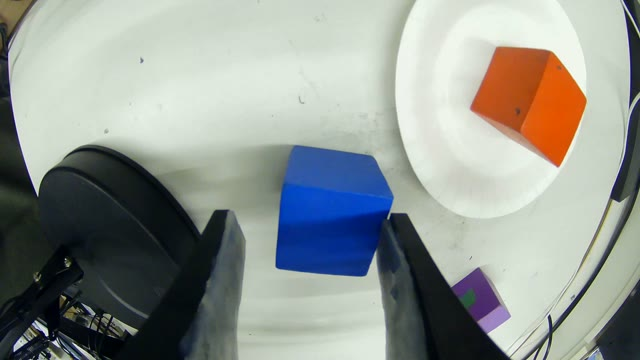
#> input picture assets/sample_episodes/20260917_150545_000001/right_wrist_frame.jpg, 640 x 360 px
$ python -i cube_scale.py   (imports and definitions only)
#> lines starting #> are read from the running program, lines starting #| are printed output that depends on the picture; after the words box and inside, x2 and y2 are one past the last pixel; in counts of white or black regions, pixels touching at a corner belong together
"""Known-size metric scale from the red cube, in the SAME units as the MASt3R-SLAM trajectory (HRA_red, 2026-10-03).

Why: on the 10 s right-only approach takes the IMU-VI scale is unobservable (pilot s = 0.084 / 0.020 vs ego p50 0.36-0.50;
displacements came out 3-8 cm).  User decision: per-episode known-size scale, never "assume the approach was N cm".

Input per side: <runs>/<tag>/ss1.kf.npz from run_perframe_resident_kfdump.py -- per keyframe the pointmap X in the
keyframe's camera frame, its confidence C, the RGB MASt3R saw, and the FINAL keyframe Sim3 T_WC = [t, q xyzw, s].
World (= trajectory) lengths are s_k * camera-frame lengths, so every length below is multiplied by s_k.

Per keyframe:
    red mask (HSV, largest blob; NOT eroded: erosion shrank faces 5-17 % in the synthetic test -- flying pixels at the
    silhouette are off every face plane and fall out of the RANSAC inliers instead)
    -> 3D points (confidence-gated) -> sequential RANSAC planes (<= 3 faces), each must be ~orthogonal to the others
    -> per face: minimum-area rectangle of the in-plane points (1 % farthest trimmed) = two edge estimates
       a face counts only if it is square-ish (occlusion by the hand shrinks one side -> rectangle -> rejected),
       is not seen edge-on (angle between normal and view ray < MAX_VIEW_DEG), has enough points and a small residual
    -> L_raw(frame) = median of the accepted face edges (world units);  s_frame = L_real / L_raw
Per episode:  s_cube = median(s_frame) over >= MIN_FRAMES accepted frames with spread (MAD / median) <= MAX_SPREAD,
              else INVALID with the reason.  Every number goes into the QC record (user list 2026-10-03).

Pipeline stage: pose stage, metric scale (alternative to the IMU-VI scale and to cube_pnp.py).
"""
from __future__ import annotations

import pathlib
import warnings

import numpy as np

# numpy 2 + macOS Accelerate: spurious matmul warnings (installed on import, as before the restyle)
# [1 line not run here, left out]
CUBE_EDGE_M = 0.05             # the task cube.  CONFIRM with the operator before freezing the dataset
MIN_MASK_PX = 150              # at the dumped (stride-2) resolution
MIN_FACE_PTS = 60
MAX_RESID_FRAC = 0.06          # plane RMS residual / edge estimate
SQUARE_TOL = 0.25              # face aspect must be within 1 +- 0.25
MAX_VIEW_DEG = 70.0            # face normal vs view ray
ORTHO_TOL_DEG = 20.0           # extra faces must be 90 +- 20 deg from the first
MIN_FRAMES = 3
MAX_SPREAD = 0.15              # MAD / median of s_frame inside an episode
CONF_MIN = 1.5                 # MASt3R confidence (same default C_conf_threshold as the SLAM viewer)

# red cube in OpenCV HSV (hue 0..180): the HRA cube is orange-red, hue ~10, sat ~230
RED_HUE_LOW_MAX = 18
RED_HUE_HIGH_MIN = 170
RED_SAT_MIN = 150
RED_VAL_MIN = 50
OPEN_KERNEL_PX = 3
CLOSE_KERNEL_PX = 5
RANSAC_ITERS = 200
RANSAC_THR_FRAC = 0.04         # plane inlier distance = this fraction of the blob's 3-97 % extent diagonal
EXTENT_PCT = (3, 97)
NORM_EPS = 1e-9               # keeps a threshold / divisor away from zero
DEGENERATE_NORMAL = 1e-12      # a 3-point sample with a shorter normal is collinear
FACE_TRIM = 0.01
MAX_FACES = 3
TINY = 1e-12


# [6 lines left out: function quatToR, not called in this run]


def redMask(rgb: np.ndarray, *, erode: int = 0) -> np.ndarray:
    """largest orange-red blob of an RGB image (bool mask, all False if none)"""
#> called with erode = 0
    import cv2
    tHsv = cv2.cvtColor(rgb, cv2.COLOR_RGB2HSV)
#> tHsv: shape (360, 640, 3); mean H, S, V 64.6, 55.2, 161.9
    tH, tS, tV = tHsv[..., 0].astype(int), tHsv[..., 1].astype(int), tHsv[..., 2].astype(int)
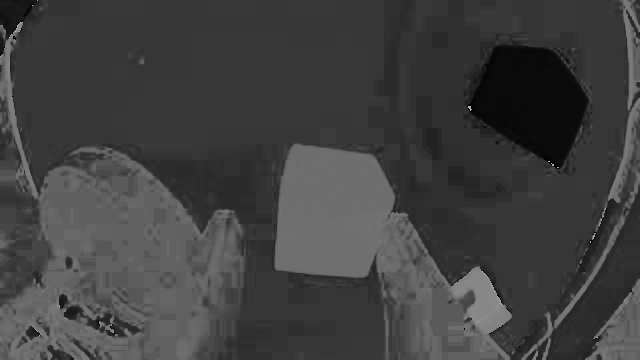
#> tH: shape (360, 640) int64; min 0, max 179, mean 64.6
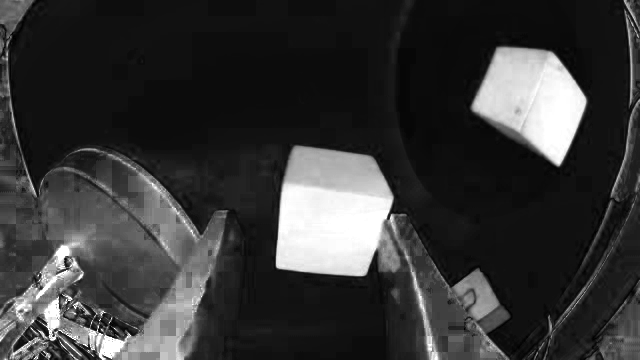
#> tS: shape (360, 640) int64; min 0, max 255, mean 55.2
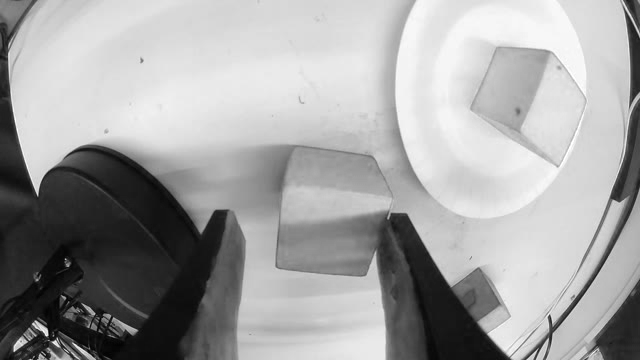
#> tV: shape (360, 640) int64; min 2, max 255, mean 161.9
    tMask = (((tH <= RED_HUE_LOW_MAX) | (tH >= RED_HUE_HIGH_MIN)) & (tS >= RED_SAT_MIN) & (tV >= RED_VAL_MIN)).astype(np.uint8)
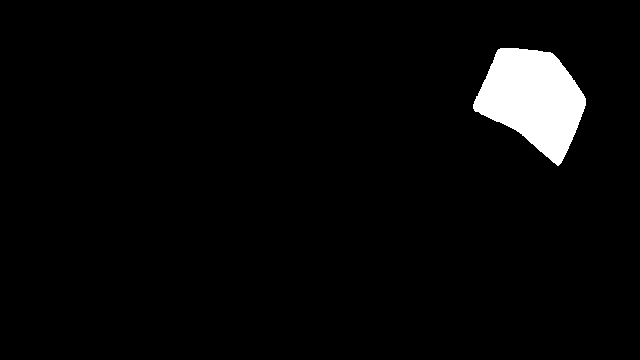
#> tMask: shape (360, 640); values 0 (black) and 1 (white), 3.6% white; 1 white region, box (x1, y1, x2, y2) and area: (473, 48, 586, 166) 8187
    tMask = cv2.morphologyEx(tMask, cv2.MORPH_OPEN, np.ones((OPEN_KERNEL_PX, OPEN_KERNEL_PX), np.uint8))
#> tMask: shape (360, 640); values 0 (black) and 1 (white), 3.6% white; 1 white region, box (x1, y1, x2, y2) and area: (473, 48, 586, 165) 8185
    tMask = cv2.morphologyEx(tMask, cv2.MORPH_CLOSE, np.ones((CLOSE_KERNEL_PX, CLOSE_KERNEL_PX), np.uint8))
    tN, tLabels, tStats, _ = cv2.connectedComponentsWithStats(tMask)
#> tN = 2; tStats = [[0, 0, 640, 360, 222215], [473, 48, 113, 117, 8185]]
    if tN <= 1:
        return np.zeros_like(tMask, bool)
    tK = 1 + int(np.argmax(tStats[1:, cv2.CC_STAT_AREA]))
#> tK = 1
    tMask = (tLabels == tK).astype(np.uint8)
    if erode:
        tMask = cv2.erode(tMask, np.ones((2 * erode + 1, 2 * erode + 1), np.uint8))
    return tMask.astype(bool)


# [136 lines left out: functions fitPlane, ransacPlane, faceRect, facesOf, frameScale, episodeScale, not called in this run]


def strip(rec: dict) -> dict:
    """QC row without the per-frame detail"""
    return {tK: tV for tK, tV in rec.items() if tK != "frames"}

>>> import cv2
>>> picture = cv2.cvtColor(cv2.imread('../../assets/sample_episodes/20260917_150545_000001/right_wrist_frame.jpg'), cv2.COLOR_BGR2RGB)
>>> result = redMask(picture)
